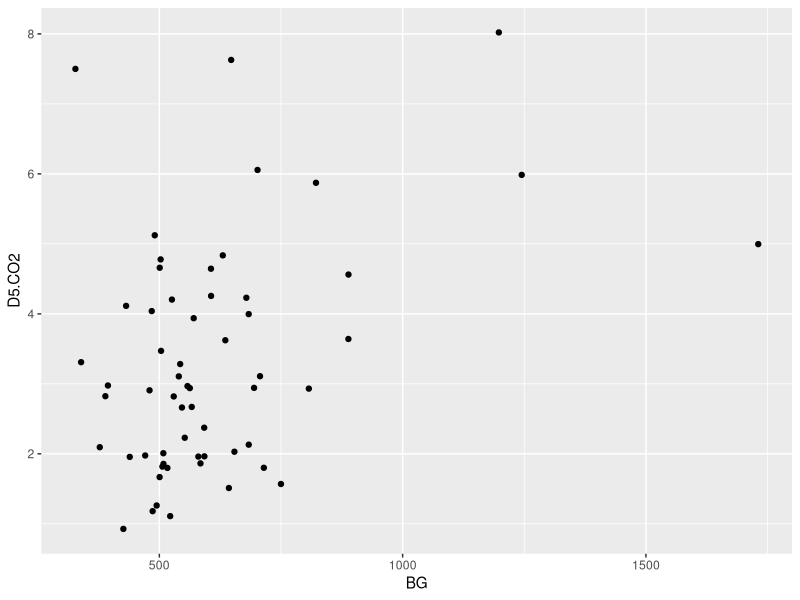
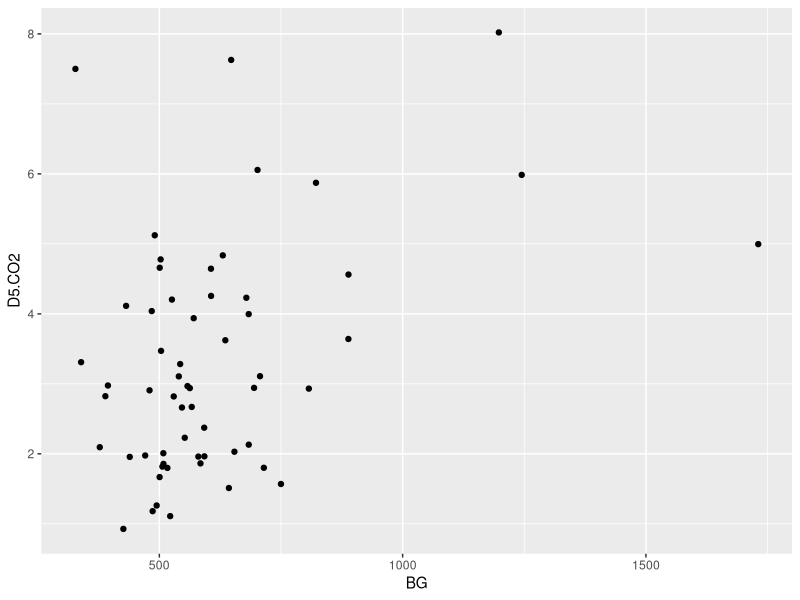
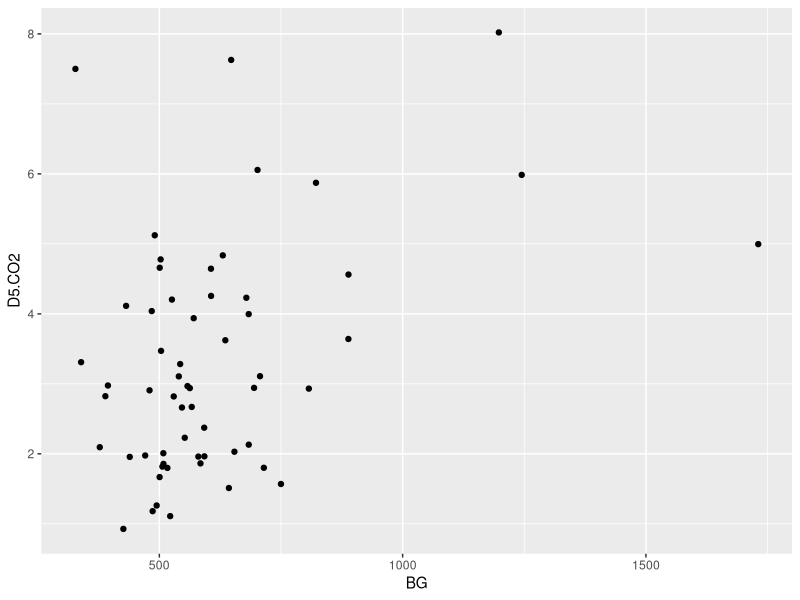
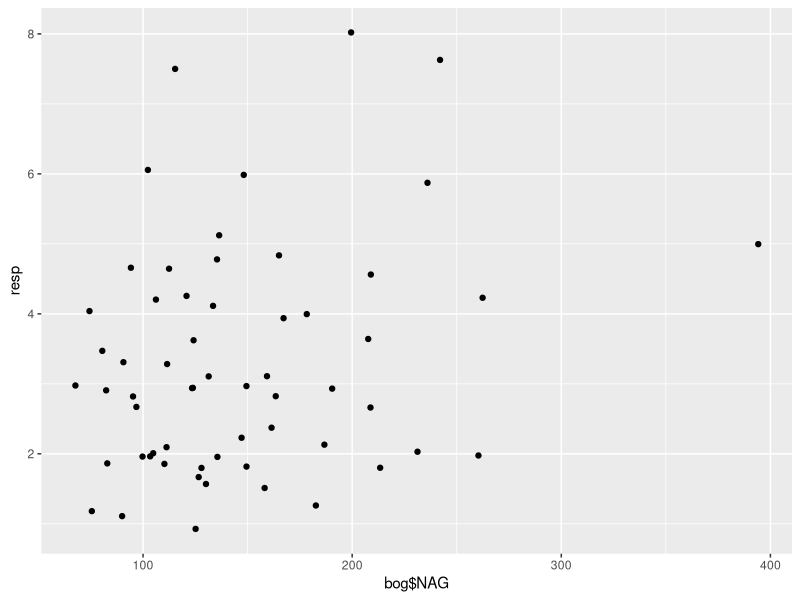
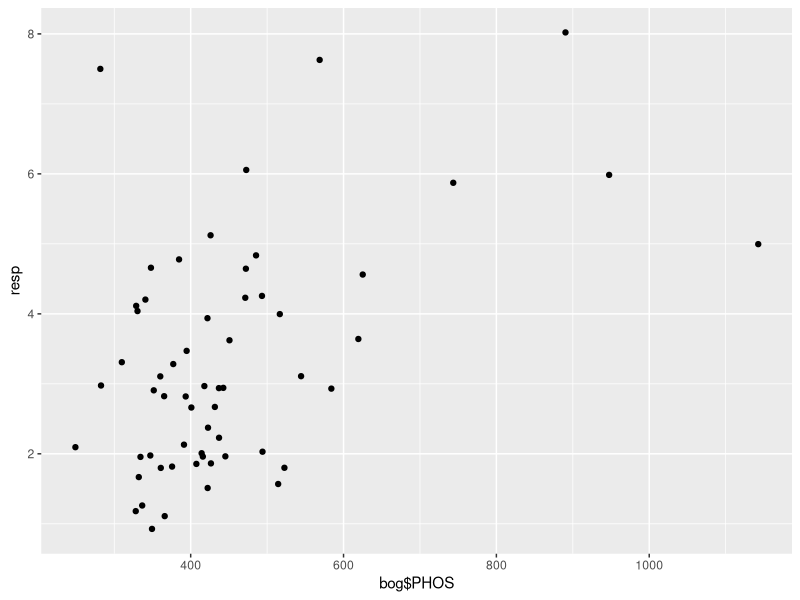
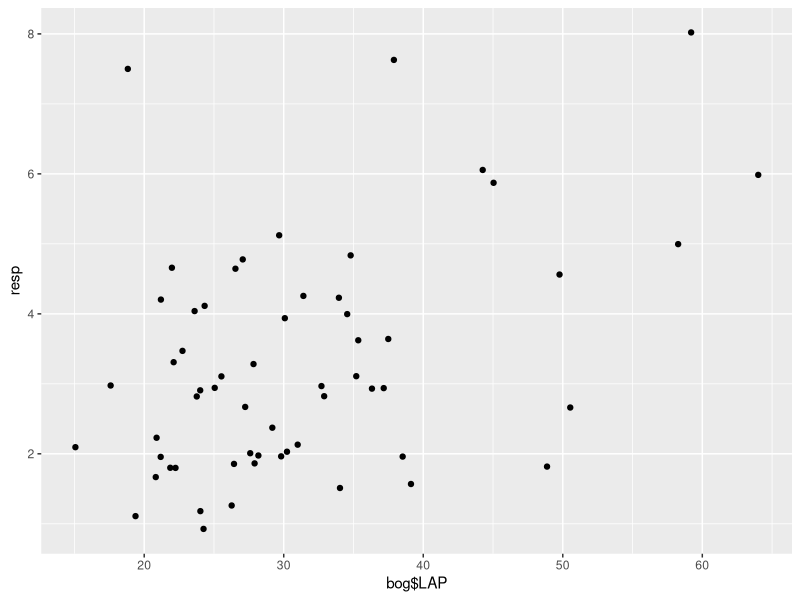
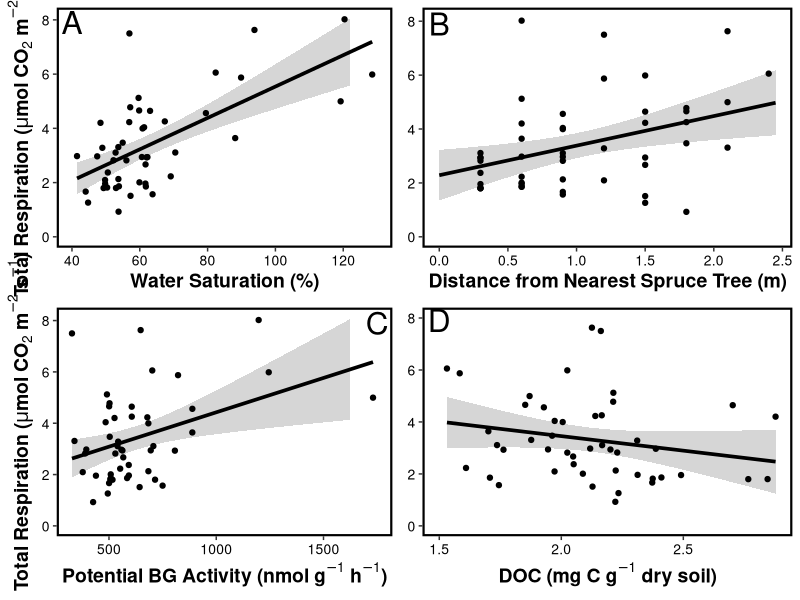
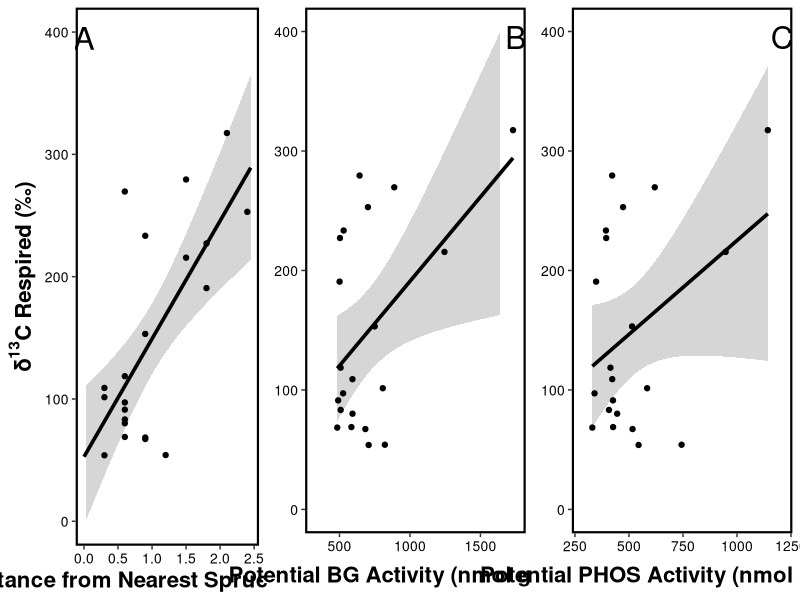

Source code (R) for these figures, in order:
### Currrent code for bog paper analyses and figures
### Kenna Rewcastle
### March 6th, 2018
### Revised June 14, 2019

library(ggplot2)
library(dplyr)
library(MASS)
library(stats)
library(gridExtra)
library(knitr)
library(kableExtra)


# Master Data Frame ******SKIP THIS SECTION ***** ------------------------------------------
#bog1<-read.csv("bog_2015.csv")
#bog<-filter(bog1,GWC!="NA")

# Compress enzymes into a total nutrient enzyme activity parameter and a total carbon enzyme activity parameter.

# nutrient enzymes
#NAG<-bog$NAG
#PHOS<-bog$PHOS
#LAP<-bog$LAP 
#enzyNut<-NAG+PHOS+LAP

# carbon enzymes
#CBH<-bog$CBH
#AG<-bog$AG
#BG<-bog$BG
#enzyC<-CBH+AG+BG

# add total enzyme columns to main dataframe
#bog<-cbind(bog,enzyNut,enzyC)

#bog[51,31]<-NA # Excludes one very clear outlier (screwed up analysis?) MBC point

# data frame without NAs for step AIC function
#realbog<-filter(bog,MBC.mg.C.g.1.dry.soil!="NA")

#write.csv(bog,file="Master_BOG2015_forR.csv",row.names=FALSE)
#write.csv(realbog,file="BOG2015_for_stepAIC.csv",row.names=FALSE)


# ANALYSES FOR MANUSCRIPT BODY --------------------------------------------
bog<-read.csv("Master_BOG2015_forR.csv")
realbog<-read.csv("BOG2015_for_stepAIC.csv")
bog_starch<-filter(realbog,carbon=="label")

# Scale C and N values  ----------------

# Reviewer 2 didn't like the idea of adding enzyme activities together to come up with a composite enzyme activity. To address this, I've scaled the enzyme activities so that the magnitude each of the three individual activities in the composite variable are comparable. Resp x each enzyme and d13 by each enzyme will be included in the supplemental material.


# RESPIRATION --------------------------------------------
resp<-bog$D5.CO2

# Carbon enzymes
bg_resp<-lm(resp~bog$BG)
summary(bg_resp) # p = 0.003, R2 = 0.1327
qplot(x=BG,y=D5.CO2,data=bog)

ag_resp<-lm(resp~bog$AG)
summary(ag_resp) # p = 0.990, R2 = -0.01754
qplot(x=BG,y=D5.CO2,data=bog)

cbh_resp<-lm(resp~bog$CBH)
summary(cbh_resp) # p = 0.007 R2 = 0.1067
qplot(x=BG,y=D5.CO2,data=bog)


# Nutrient enzymes
nag_resp<-lm(resp~bog$NAG) 
summary(nag_resp) # p = 0.063 R2 = 0.042
qplot(bog$NAG,resp)

phos_resp<-lm(resp~bog$PHOS)
summary(phos_resp) # p = 0.0001 R2 = 0.2157
qplot(bog$PHOS,resp)

lap_resp<-lm(resp~bog$LAP)
summary(lap_resp) # p = 0.0007938 R2 = 0.1662
qplot(bog$LAP,resp)

##### Model selection using step AIC for resp predictors. These parameters are for the scenario where we include 

resp<-realbog$D5.CO2
MBC<-realbog$MBC.mg.C.g.1.dry.soil
# logMBC<-log(MBC) # Data is slightly more normally distributed... Not enough to matter!
# resp_enzyC<-realbog$enzyC
# resp_enzyNut<-realbog$enzyNut
sat<-realbog$per..saturation
pH<-realbog$pH
DOC<-realbog$DOC..mg.C.g.1.dry.soil.
CN<-realbog$peat.C.N
spruce<-realbog$Dist..Spruce..m.
blub<-realbog$Dist..Blueberry..m.

enzy_C_scale<-data.frame("AG_scale"=realbog$AG,"BG_scale"=realbog$BG,"CBH_scale"=realbog$CBH)
enzy_C_scale<-scale(enzy_C_scale,center=FALSE,scale=TRUE)
sum_C_scale<-enzy_C_scale[,1] + enzy_C_scale[,2] + enzy_C_scale[,3]

enzy_nut_scale<-data.frame("NAG_scale"=realbog$NAG,"PHOS_scale"=realbog$PHOS,"LAP_scale"=realbog$LAP)
enzy_nut_scale<-scale(enzy_nut_scale,center=FALSE,scale=TRUE)
sum_nut_scale<-enzy_nut_scale[,1] + enzy_nut_scale[,2] + enzy_nut_scale[,3]

AG<-realbog$AG
BG<-realbog$BG
CBH<-realbog$CBH
NAG<-realbog$NAG
LAP<-realbog$LAP
PHOS<-realbog$PHOS

# These parameters are on the full dataset (n=59) and excludes MBC and DOC
# resp<-bog$D5.CO2
# resp_enzyC<-bog$enzyC
# resp_enzyNut<-bog$enzyNut
# sat<-bog$per..saturation
# pH<-bog$pH
# CN<-bog$peat.C.N
# spruce<-bog$Dist..Spruce..m.
# blub<-bog$Dist..Blueberry..m.

# Figure out parameter order in initial model by comparing resp~paramater R2

# predict1<-data.frame(MBC,resp_enzyC,resp_enzyNut,sat,pH,DOC,CN,spruce,blub)
# predict1<-data.frame(sum_C_scale,sum_nut_scale,sat,pH,CN,spruce,blub,MBC,DOC)
predict1<-data.frame(AG,BG,CBH,NAG,PHOS,LAP,sat,pH,CN,spruce,blub,MBC,DOC)

param_R2<-function(predict,response){
  N<-ncol(predict)
  R2vect<-c()
  for (i in 1:N) {
    regression<-lm(response~predict[,i])
    R2vect[i]<-summary(regression)$adj.r.squared
  }
  results<-data.frame(names(predict),R2vect)
  colnames(results)<-c("Predictor","R2")
  results<-results[order(-results$R2),] 
  return(results)
}

resp_rs<-param_R2(predict=predict1,response=resp)
print(resp_rs)

# StepAIC model selection 

library(MASS)

mod001<-lm(resp~sat+ PHOS+ LAP+ MBC+ BG+ spruce+ CBH+ NAG+ DOC+ pH+ blub+ CN+ AG)
# mod001<-lm(resp~sat+ resp_enzyNut+ spruce+ resp_enzyC+ pH+ CN+ blub)
startmod<-lm(resp~1)
stepmod001<-stepAIC(startmod,direction="both",scope=resp~sat+ PHOS+ LAP+ MBC+ BG+ spruce+ CBH+ NAG+ DOC+ pH+ blub+ CN+ AG) # best model: resp ~ sat + BG + spruce + DOC, AIC = 19.5
summary(stepmod001)

mod1<-lm(resp~sat)
summary(mod1)
mod2<-lm(resp~sat+BG)
summary(mod2)
mod3<-lm(resp~sat+BG+spruce)
summary(mod3)
mod4<-lm(resp~sat+BG+spruce+DOC)
summary(mod4)

##### Linear regressions between parameters in best fit model and resp

resp_sat<-lm(resp~sat)
summary(resp_sat) # p < 0.001, R2 = 0.411

resp_sat_plot<-ggplot(data=realbog,aes(x=sat,y=resp)) +
  geom_smooth(method=lm,formula=y~x,colour="black",size=1.25) +
  geom_point() +
  ylim(0,8.1) +
  ylab(expression(bold(paste("Total Respiration (",mu,"mol"," ","CO"[2]," ","m"^-2," s"^-1,")")))) +
  xlab(label="Water Saturation (%)") +
  coord_cartesian(xlim=c(40,130), ylim=c(0,8.05)) + # Makes sure that CI and line fit extend to edge of graph
  annotate("text", x = 40, y = 7.9, label = "A", size=8, color="black") +
  theme(panel.grid.minor=element_blank(),
        panel.grid.major=element_blank(),
        axis.text=element_text(colour="black",size=10),
        axis.title=element_text(size=14,face="bold"),
        panel.border=element_rect(fill=NA,colour="black",size=1.5),
        panel.background=element_rect(fill=NA)
  )

resp_spruce<-lm(resp~spruce)
summary(resp_spruce) # p = 0.007, R2 = 0.13

resp_spruce_plot<-ggplot(data=realbog,aes(x=spruce,y=resp)) +
  geom_smooth(method=lm,formula=y~x,fullrange=TRUE,colour="black",size=1.25) +
  geom_point() +
  ylab(label=NULL) +
  xlab(label="Distance from Nearest Spruce Tree (m)") +
  ylim(0,8.1) +
  xlim(0,2.45) +
  annotate("text", x = 0, y = 7.9, label = "B", size=8, color="black") +
  theme(panel.grid.minor=element_blank(),
        panel.grid.major=element_blank(),
        axis.text=element_text(colour="black",size=10),
        axis.title=element_text(size=14,face="bold"),
        panel.border=element_rect(fill=NA,colour="black",size=1.5),
        panel.background=element_rect(fill=NA)
  )

resp_BG_mod<-lm(resp~BG) # p = 0.007, R2 = 0.129
summary(resp_BG_mod)

resp_BG_plot<-ggplot(data=realbog,aes(x=BG,y=resp)) +
  geom_smooth(method=lm,formula=y~x,colour="black",size=1.25) +
  geom_point() +
  ylab(expression(bold(paste("Total Respiration (",mu,"mol"," ","CO"[2]," ","m"^-2," s"^-1,")")))) +
  xlab(expression(bold(paste("Potential BG Activity"," (nmol"," g"^-1," h"^-1,")")))) +
  ylim(0,8.1) +
  annotate("text", x = 1750, y = 7.9, label = "C", size=8, color="black") +
  theme(panel.grid.minor=element_blank(),
        panel.grid.major=element_blank(),
        axis.text=element_text(colour="black",size=10),
        axis.title=element_text(size=14,face="bold"),
        panel.border=element_rect(fill=NA,colour="black",size=1.5),
        panel.background=element_rect(fill=NA)
  )

resp_DOC<-lm(resp~DOC) # p = 0.16, R2 = 0.022
summary(resp_DOC)

resp_DOC_plot<-ggplot(data=realbog,aes(x=DOC,y=resp)) +
  geom_smooth(method=lm,formula=y~x,colour="black",size=1.25) +
  geom_point() +
  ylab(label=NULL) +
  xlab(expression(bold(paste("DOC (mg C ","g"^-1," dry soil)")))) +
  ylim(0,8) +
  annotate("text", x = 1.5, y = 7.9, label = "D", size=8, color="black") +
  theme(panel.grid.minor=element_blank(),
        panel.grid.major=element_blank(),
        axis.text=element_text(colour="black",size=10),
        axis.title=element_text(size=14,face="bold"),
        panel.border=element_rect(fill=NA,colour="black",size=1.5),
        panel.background=element_rect(fill=NA)
  )

##### Panneled figure for best predictor regressions

library(gridExtra)
Figure2<-grid.arrange(resp_sat_plot,resp_spruce_plot,resp_BG_plot,resp_DOC_plot,nrow=2)
ggsave(filename="Figure2.pdf",plot=Figure2,dpi=300,width=8.75,height=7.5,units="in")

##### Model selection using step AIC for d13 predictors.

bog_starch<-filter(realbog,carbon=="label")

d13<-bog_starch$D5.d13
MBC<-bog_starch$MBC.mg.C.g.1.dry.soil
starch_enzyC<-bog_starch$enzyC
starch_enzyNut<-bog_starch$enzyNut
sat<-bog_starch$per..saturation
pH<-bog_starch$pH
DOC<-bog_starch$DOC..mg.C.g.1.dry.soil.
CN<-bog_starch$peat.C.N
spruce<-bog_starch$Dist..Spruce..m.
blub<-bog_starch$Dist..Blueberry..m.
resp<-bog_starch$D5.CO2
AG<-bog_starch$AG
BG<-bog_starch$BG
CBH<-bog_starch$CBH
NAG<-bog_starch$NAG
PHOS<-bog_starch$PHOS
LAP<-bog_starch$LAP

# Scale enzyme parameters
enzy_C_scale<-data.frame("AG_scale"=bog_starch$AG,"BG_scale"=bog_starch$BG,"CBH_scale"=bog_starch$CBH)
enzy_C_scale<-scale(enzy_C_scale,center=FALSE,scale=TRUE)
sum_C_scale<-enzy_C_scale[,1] + enzy_C_scale[,2] + enzy_C_scale[,3]

enzy_nut_scale<-data.frame("NAG_scale"=bog_starch$NAG,"PHOS_scale"=bog_starch$PHOS,"LAP_scale"=bog_starch$LAP)
enzy_nut_scale<-scale(enzy_nut_scale,center=FALSE,scale=TRUE)
sum_nut_scale<-enzy_nut_scale[,1] + enzy_nut_scale[,2] + enzy_nut_scale[,3]

# Figure out parameter order in initial model by comparing resp~paramater R2

predict2<-data.frame(MBC,AG,BG,CBH,NAG,LAP,PHOS,sat,pH,DOC,CN,spruce,blub)
# predict2<-data.frame(starch_enzyC,starch_enzyNut,sat,pH,CN,spruce,blub)

starch_rs<-param_R2(predict=predict2,response=d13)
print(starch_rs)

# StepAIC model selection
library(MASS)

mod002<-lm(d13~spruce+ MBC+ BG+ CBH+ sat+ LAP+ PHOS+ AG+ NAG+ DOC+ CN+ blub+ pH)
# mod002<-lm(d13~spruce+ starch_enzyC+ sat+ starch_enzyNut+ CN+ pH+ blub)
# Best model: resp~ spruce+ starch_enzyC + starch_enzyNut 
startmod<-lm(d13~1)
stepmod002<-stepAIC(startmod,direction="both",scope=d13~spruce+ MBC+ BG+ CBH+ sat+ LAP+ PHOS+ AG+ NAG+ DOC+ CN+ blub+ pH)
summary(stepmod002) # best model = spruce + BG + PHOS

mod01<-lm(d13~spruce)
summary(mod01)
mod02<-lm(d13~spruce+ BG)
summary(mod02)
mod03<-lm(d13~spruce + BG + PHOS)
summary(mod03)

##### Linear regressions between parameters in best fit model and d13

d13_spruce<-lm(d13~spruce)
summary(d13_spruce) # p = 0.002, R2 = 0.35

d13_spruce_plot<-ggplot(data=bog_starch,aes(x=spruce,y=d13)) +
  geom_smooth(method=lm,formula=y~x,fullrange=TRUE,colour="black",size=1.25) +
  geom_point() +
  ylab(label=expression(bold(paste("\u03B4"^{bold("13")}, "C Respired (\u2030)")))) +
  xlab(label="Distance from Nearest Spruce Tree (m)") +
  ylim(0,400) +
  xlim(0,2.45) +
  annotate("text", x = 0, y = 395, label = "A", size=8, color="black") +
  theme(panel.grid.minor=element_blank(),
        panel.grid.major=element_blank(),
        axis.text=element_text(colour="black",size=10),
        axis.title.y=element_text(size=16,face="bold"),
        axis.title.x=element_text(size=16,face="bold"),
        panel.border=element_rect(fill=NA,colour="black",size=1.5),
        panel.background=element_rect(fill=NA)
  )

d13_BG<-lm(d13~BG) # p = 0.010, R2 = 0.2515
summary(d13_BG)

d13_BG_plot<-ggplot(data=bog_starch,aes(x=BG,y=d13)) +
  geom_smooth(method=lm,formula=y~x,colour="black",size=1.25) +
  geom_point() +
  ylab(label=NULL) +
  xlab(expression(bold(paste("Potential BG Activity"," (nmol"," g"^-1," h"^-1,")")))) +
  ylim(0,400) +
  annotate("text", x = 1750, y = 395, label = "B", size=8, color="black") +
  theme(panel.grid.minor=element_blank(),
        panel.grid.major=element_blank(),
        axis.text=element_text(colour="black",size=10),
        axis.title.y=element_text(size=16,face="bold"),
        axis.title.x=element_text(size=16,face="bold"),
        panel.border=element_rect(fill=NA,colour="black",size=1.5),
        panel.background=element_rect(fill=NA)
  )

d13_PHOS<-lm(d13~PHOS) # p = 0.04807, R2 = 0.1405
summary(d13_PHOS)

d13_PHOS_plot<-ggplot(data=bog_starch,aes(x=PHOS,y=d13)) +
  geom_smooth(method=lm,formula=y~x,colour="black",size=1.25) +
  geom_point() +
  ylab(label=NULL) +
  xlab(expression(bold(paste("Potential PHOS Activity"," (nmol"," g"^-1," h"^-1,")")))) +
  ylim(0,400) +
  annotate("text", x = 1210, y = 395, label = "C", size=8, color="black") +
  theme(panel.grid.minor=element_blank(),
        panel.grid.major=element_blank(),
        axis.text=element_text(colour="black",size=10),
        axis.title.y=element_text(size=16,face="bold"),
        axis.title.x=element_text(size=16,face="bold"),
        panel.border=element_rect(fill=NA,colour="black",size=1.5),
        panel.background=element_rect(fill=NA)
  )

##### Panneled figure for best predictor regressions

library(gridExtra)
Figure1<-grid.arrange(d13_spruce_plot,d13_BG_plot,d13_PHOS_plot,nrow=1)
# ggsave(filename="Figure1.jpeg",plot=Figure1,dpi=300,width=11,units="in")

###### Does respiration predict d13?
starch_resp<-lm(d13~resp)
summary(starch_resp) # no, p=0.88
qplot(x=resp,y=d13)

##### Mean bog properties table

# Use full dataset that includes NAs, bog1
bog1<-read.csv("bog_2015.csv")
names(bog1)

blub<-bog1$Dist..Blueberry..m.
spruce<-bog1$Dist..Spruce..m.
sat<-bog1$per..saturation
pH<-bog1$pH
peatCN<-bog1$peat.C.N
DOC<-bog1$DOC..mg.C.g.1.dry.soil.
DON<-bog1$DON..mg.N.g.1.dry.soil.
MBC<-bog1$MBC.mg.C.g.1.dry.soil
MBN<-bog1$MBN.mg.N.g.1.dry.soil
enzyC<-(bog1$AG + bog1$BG + bog1$CBH)
enzyN<-(bog1$NAG + bog1$PHOS + bog1$LAP)

tableDat<-data.frame(blub,spruce,sat,pH,peatCN,DOC,DON,MBC,MBN,enzyC,enzyN)

#########################################################################################################
# FUNCTION: bogMean
# Calculates site-level mean and standard deviation of all bog properties
# input: dat: data frame where columns are individual parameters and rows are observations across parameters for an individual mesocosm
# output: data frame listing mean and sd for each parameter
#--------------------------------------------------------------------------------------------------------

bogMean<-function(dat=NULL) {
  if(is.null(dat)) { # Minimalist code for default data frame to test function
    var1<-runif(10)
    var2<-runif(10)
    dat<-data.frame(var1,var2)
  }
  
  N<-ncol(dat)
  
  param<-c()
  meanDat<-c()
  sdDat<-c()
  sumDat<-data.frame(param,meanDat,sdDat)
  
  namesDat<-names(dat)
  
  for(i in 1:N) {
    meanVar<-mean(dat[,i], na.rm=TRUE) # removes NAs from a column before calculating mean
    sdVar<-sd(dat[,i], na.rm=TRUE)
    name<-namesDat[i]
    
    sumDat[i,1]<-name
    sumDat[i,2]<-meanVar
    sumDat[i,3]<-sdVar
  }
  
  names(sumDat)<-c("Parameter","Mean","Standard Deviation")
  return(sumDat)
}
#_________________________________________________________________

tableOutput<-bogMean(dat=tableDat)
write.csv(tableOutput,file="table_means.csv") # Creates a .csv file in working directory with parameters and their means and sds. This data goes into a .csv file that will be used as the skeleton for a kable table.

# See markdown file --> knit to pdf for using kable to make table look pretty for manuscript.



# SUPPLEMENTARY FIGURES ---------------------------------------------------

##### Mesh size does not affect microbial biomass (plot and stats)

mesh<-as.factor(bog$treatment)
MBC<-bog$MBC.mg.C.g.1.dry.soil

mesh_MBC<-lm(MBC~mesh)
anova(mesh_MBC) # p = 0.204, F = 1.646
summary(mesh_MBC)

mesh_cols<-c("1"="grey60","2"="grey32","3"="black")
mesh_scale<-c(1,2,3)

mesh_MBC_fig<-ggplot(data=bog,aes(x=mesh,y=MBC)) +
  geom_boxplot(lwd=1.5) +
  labs(x="Mesh Size",y=bquote(bold('Microbial Biomass C (mg C '*g^-1*' dry soil)'))) +
  # scale_colour_manual(values=mesh_cols,labels=c("1.45 mm","55 \u03BCm","5 \u03BCm"),guide=FALSE) + 
  # weird text is unicode for mu
  annotate("text",x=3.4,y=4.1,label="A",size=10) +
  scale_x_discrete(limits=mesh_scale, labels=c("1.45 mm","55 \u03BCm","5 \u03BCm")) +
  theme(panel.grid.minor=element_blank(),panel.grid.major=element_blank(),
        axis.text=element_text(colour="black",size=10),
        axis.title=element_text(size=14,face="bold"),
        panel.border=element_rect(fill=NA,colour="black",size=1.5),
        panel.background=element_rect(fill=NA))

mesh_MBC_fig

##### Mesh size does not affect peat water saturation (plot and stats)

mesh<-as.factor(bog$treatment)
sat<-bog$per..saturation

mesh_sat<-lm(sat~mesh)
anova(mesh_sat) # p = 0.09372, F = 2.470
summary(mesh_sat)

mesh_cols<-c("1"="grey60","2"="grey32","3"="black")
mesh_scale<-c(1,2,3)

mesh_sat_fig<-ggplot(data=bog,aes(x=mesh,y=sat)) +
  geom_boxplot(lwd=1.5) +
  labs(x="Mesh Size",y="% Water Saturation") +
  # scale_colour_manual(values=mesh_cols,labels=c("1.45 mm","55 \u03BCm","5 \u03BCm"),guide=FALSE) + 
  # weird text is unicode for mu
  annotate("text",x=3.4,y=128,label="B",size=10) +
  scale_x_discrete(limits=mesh_scale, labels=c("1.45 mm","55 \u03BCm","5 \u03BCm")) +
  theme(panel.grid.minor=element_blank(),panel.grid.major=element_blank(),
        axis.text=element_text(colour="black",size=10),
        axis.title=element_text(size=14,face="bold"),
        panel.border=element_rect(fill=NA,colour="black",size=1.5),
        panel.background=element_rect(fill=NA))

mesh_sat_fig

##### Paneled figure for supplemental Figure S1

library(gridExtra)
S1<-grid.arrange(mesh_MBC_fig,mesh_sat_fig,nrow=1)
ggsave(filename="S1.jpeg",plot=S1,dpi=300)

##### Labeled starch treatment was successful (increase in 13C CO2 respiration in labeled mesocosms)

carbon<-as.factor(bog$carbon)
d13<-bog$D5.d13

d13effect<-t.test(formula=d13~carbon) # p < 0.001, t = -9.5717
labeled<-filter(bog,carbon=="label")
water<-filter(bog,carbon=="control")
mean(labeled$D5.d13) # 134.38
sd(labeled$D5.d13) # 82.99
mean(water$D5.d13) # -7.82
sd(water$D5.d13) # 6.65

# Figure for S2
d13_scale<-c(1,2)

d13effect_fig<-ggplot(data=bog,aes(x=carbon,y=d13)) +
  geom_boxplot(lwd=1.5) +
  labs(x=expression(bold(paste(text=" "^{bold("13")},"C"," Starch Addition"))),y=expression(bold(paste("\u03B4"^{bold("13")}, "C Respired (\u2030)")))) +
  scale_x_discrete(labels=c("control"="Control","label"="Labeled")) +
  theme(panel.grid.minor=element_blank(),panel.grid.major=element_blank(),
        axis.text.y=element_text(colour="black",size=10),
        axis.text.x=element_text(colour="black",size=14),
        axis.title=element_text(size=14,face="bold"),
        panel.border=element_rect(fill=NA,colour="black",size=1.5),
        panel.background=element_rect(fill=NA))

## Save plot
ggsave(filename="S2.jpeg",plot=d13effect_fig,dpi=300)


#### Starch addition treatment doesn't affect: total resp, microbial biomass, enzyme activity (all 6), peat saturation, pH

carbon<-as.factor(bog$carbon)
resp<-bog$D5.CO2
MBC<-bog$MBC.mg.C.g.1.dry.soil
AG<-bog$AG
BG<-bog$BG
CBH<-bog$CBH
NAG<-bog$NAG
PHOS<-bog$PHOS
LAP<-bog$LAP
sat<-bog$per..saturation
pH<-bog$pH
DOC<-bog$DOC..mg.C.g.1.dry.soil.
CN<-bog$peat.C.N
enzyC<-bog$enzyC
enzyNut<-bog$enzyNut

# t-tests first
t.test(formula=resp~carbon) # p = 0.6186, t = -0.50054, RESPIRATION
t.test(formula=MBC~carbon) # p = 0.667, t = -0.43349, MBC
t.test(formula=AG~carbon) # p = 0.4964, t = 0.68441, AG
starch_BG<-t.test(formula=BG~carbon) # p = 0.1615, t = -1.4219
starch_CBH<-t.test(formula=CBH~carbon) # p = 0.1607, t = -1.4225
starch_NAG<-t.test(formula=NAG~carbon) # p = 0.3001, t = 1.0463
starch_PHOS<-t.test(formula=PHOS~carbon) # p = 0.166, t = -1.4057
starch_LAP<-t.test(formula=LAP~carbon) # p = 0.6616, t = -0.44
starch_enzyC<-t.test(formula=enzyC~carbon)
starch_enzyNut<-t.test(formula=enzyNut~carbon)
starch_sat<-t.test(formula=sat~carbon) # p = 0.2097, t = -1.2694 
starch_pH<-t.test(formula=pH~carbon) # p = 0.8739, t = -0.15945
starch_DOC<-t.test(formula=DOC~carbon) # p = 0.2034, t = 1.2964
starch_CN<-t.test(formula=CN~carbon) # p = 0.9167, t = -0.10508

# MIGHT need to build a supplemental figure displaying all of this

##### Respiration and d13 by DOC and MBC to validate removing from model selection

DOC_resp<-lm(resp~DOC)
summary(DOC_resp)

MBC_resp<-lm(resp~MBC)
summary(MBC_resp)

DOC_d13<-lm(d13~DOC)
summary(DOC_d13)

MBC_d13<-lm(d13~MBC)
summary(MBC_d13)

##### Atom percent 13CO2 across sampling days

five_day_atom<-c(bog_starch$D1.13C.atom..,bog_starch$D2.13C.atom..,bog_starch$D3.13C.atom..,bog_starch$D4.13C.atom..,bog_starch$D5.13C.atom..)

atom_days<-rep(1:5,each=22)

atom_dat<-data.frame("Day"=atom_days,"Atom_Percent"=five_day_atom)
atom_dat$Day<-as.factor(atom_dat$Day)

# I think boxplots are the correct way to do this...
atom_days_fig<-ggplot(data=atom_dat,aes(x=Day,y=Atom_Percent)) +
    geom_boxplot(lwd=1) +
    labs(y=expression(bold(paste(text=" "^{bold("13")},"C"," Atom % in ","CO"[bold(2)]))),x=expression(bold(paste(text="Days After"," "^{bold("13")},"C","-Starch Addition")))) +
    theme(panel.grid.minor=element_blank(),panel.grid.major=element_blank(),
          axis.text.y=element_text(colour="black",size=10),
          axis.text.x=element_text(colour="black",size=14),
          axis.title=element_text(size=14,face="bold"),
          panel.border=element_rect(fill=NA,colour="black",size=1.5),
          panel.background=element_rect(fill=NA))

atom_days_smooth<-ggplot(data=atom_dat,aes(x=as.numeric(atom_dat$Day),y=Atom_Percent)) +
  geom_point() +
  geom_smooth(col="black") +
  labs(y=expression(bold(paste(text=" "^{bold("13")},"C"," Atom % in ","CO"[bold(2)]))),x=expression(bold(paste(text="Days After"," "^{bold("13")},"C","-Starch Addition")))) +
  theme(panel.grid.minor=element_blank(),panel.grid.major=element_blank(),
        axis.text.y=element_text(colour="black",size=10),
        axis.text.x=element_text(colour="black",size=14),
        axis.title=element_text(size=14,face="bold"),
        panel.border=element_rect(fill=NA,colour="black",size=1.5),
        panel.background=element_rect(fill=NA))

##### Atom percent 13CO2 across sampling days

five_day_d13<-c(bog_starch$D1.d13,bog_starch$D2.d13,bog_starch$D3.d13,bog_starch$D4.d13,bog_starch$D5.d13)

d13_days<-rep(1:5,each=22)

d13_dat<-data.frame("Day"=d13_days,"d13"=five_day_d13)
d13_dat$Day<-as.factor(d13_dat$Day)

d13_days_fig<-ggplot(data=d13_dat,aes(x=Day,y=d13)) +
  geom_boxplot(lwd=1) +ylab(label=expression(bold(paste("\u03B4"^{bold("13")}, "C Respired (\u2030)")))) +
  labs(y=expression(bold(paste("\u03B4"^{bold("13")}, "C Respired (\u2030)"))),x=expression(bold(paste(text="Days After"," "^{bold("13")},"C","-Starch Addition")))) +
  theme(panel.grid.minor=element_blank(),panel.grid.major=element_blank(),
        axis.text.y=element_text(colour="black",size=10),
        axis.text.x=element_text(colour="black",size=14),
        axis.title=element_text(size=14,face="bold"),
        panel.border=element_rect(fill=NA,colour="black",size=1.5),
        panel.background=element_rect(fill=NA))

ggsave(filename="d13_5_days.jpg",plot=d13_days_fig)

# Distrubtion in mesocosm proximity to spruce, blueberry ------------------

Distance<-c(bog$Dist..Spruce..m.,bog$Dist..Blueberry..m.)
Tree<-c(rep("spruce",times=59),rep("blub",times=59))
dist_df<-data.frame("Tree"=Tree,"Distance"=Distance)

ggplot(data=dist_df, aes(dist_df$Distance,fill=dist_df$Tree)) + 
  geom_density(alpha=0.7) +
  labs(fill="Focal plant species",x="Mesocosm distance to nearest stem (m)",y="Density") +
  scale_fill_discrete(labels=c("spruce"="black spruce","blub"="blueberry")) +
  theme_classic()

ggsave(filename="Plant_dist.jpg")



# Is water-microbial activity relationship driven by pH? ------------------

#### Water saturation vs. pH
sat_pH<-ggplot(data=bog,aes(x=bog$per..saturation,y=bog$pH)) +
  geom_smooth(method=lm,formula=y~x,colour="black",size=1.25) +
  geom_point() +
  ylab(expression(bold(paste("pH")))) +
  xlab(label="Water Saturation (%)") +
  theme(panel.grid.minor=element_blank(),
        panel.grid.major=element_blank(),
        axis.text=element_text(colour="black",size=10),
        axis.title=element_text(size=14,face="bold"),
        panel.border=element_rect(fill=NA,colour="black",size=1.5),
        panel.background=element_rect(fill=NA)
  )

sat_pH_mod<-lm(bog$pH~bog$per..saturation)
summary(sat_pH_mod) # Significant, p =0.02575, F = 5.244

resp_sat_pH<-lm(bog$D5.CO2~bog$per..saturation*bog$pH)
summary(resp_sat_pH)

resp_pH<-lm(bog$D5.CO2~bog$pH)
summary(resp_pH)
# While there is a negative relationship between peat saturation and pH (p =0.02575, F = 5.244), this relationship does not seem to confound the strong correlation between peat saturation and respiration, as there is no indication of an impact of pH alone (p = 0.08687, F = 3.035) or an interactive effect between pH and peat saturation on heterotrophic respiration (p = 0.983, F = 12.87).
